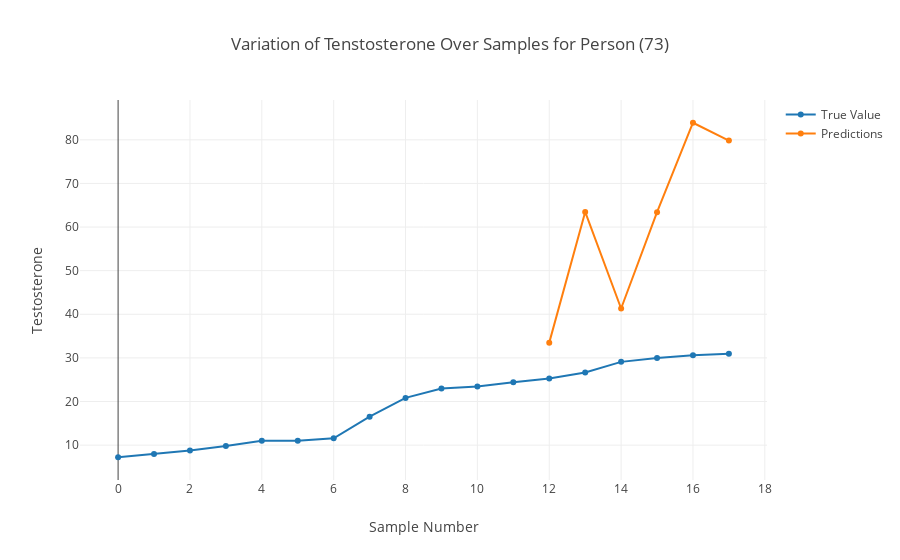

Notebook source saved alongside this figure:
### Code cell
show_testosterone(49, show_all_features=False)

### Figure 1 — Plotly figure (JSON) as saved in the notebook; plotly's stock layout.template omitted (floating-point values rounded to 4 significant figures)
{"data": [{"name": "True Value", "type": "scatter", "x": [0, 1, 2, 3, 4, 5, 6, 7, 8, 9, 10, 11, 12, 13, 14, 15, 16, 17], "y": [7.22, 7.95, 8.79, 9.8, 10.99, 10.99, 11.55, 16.53, 20.83, 22.97, 23.44, 24.43, 25.26, 26.66, 29.09, 30, 30.62, 30.94]}, {"name": "Predictions", "type": "scatter", "x": [12, 13, 14, 15, 16, 17], "y": [33.5, 63.47, 41.33, 63.4, 83.92, 79.82]}], "layout": {"title": "Variation of Tenstosterone Over Samples for Person (73)", "xaxis": {"title": "Sample Number"}, "yaxis": {"title": "Testosterone"}}}
